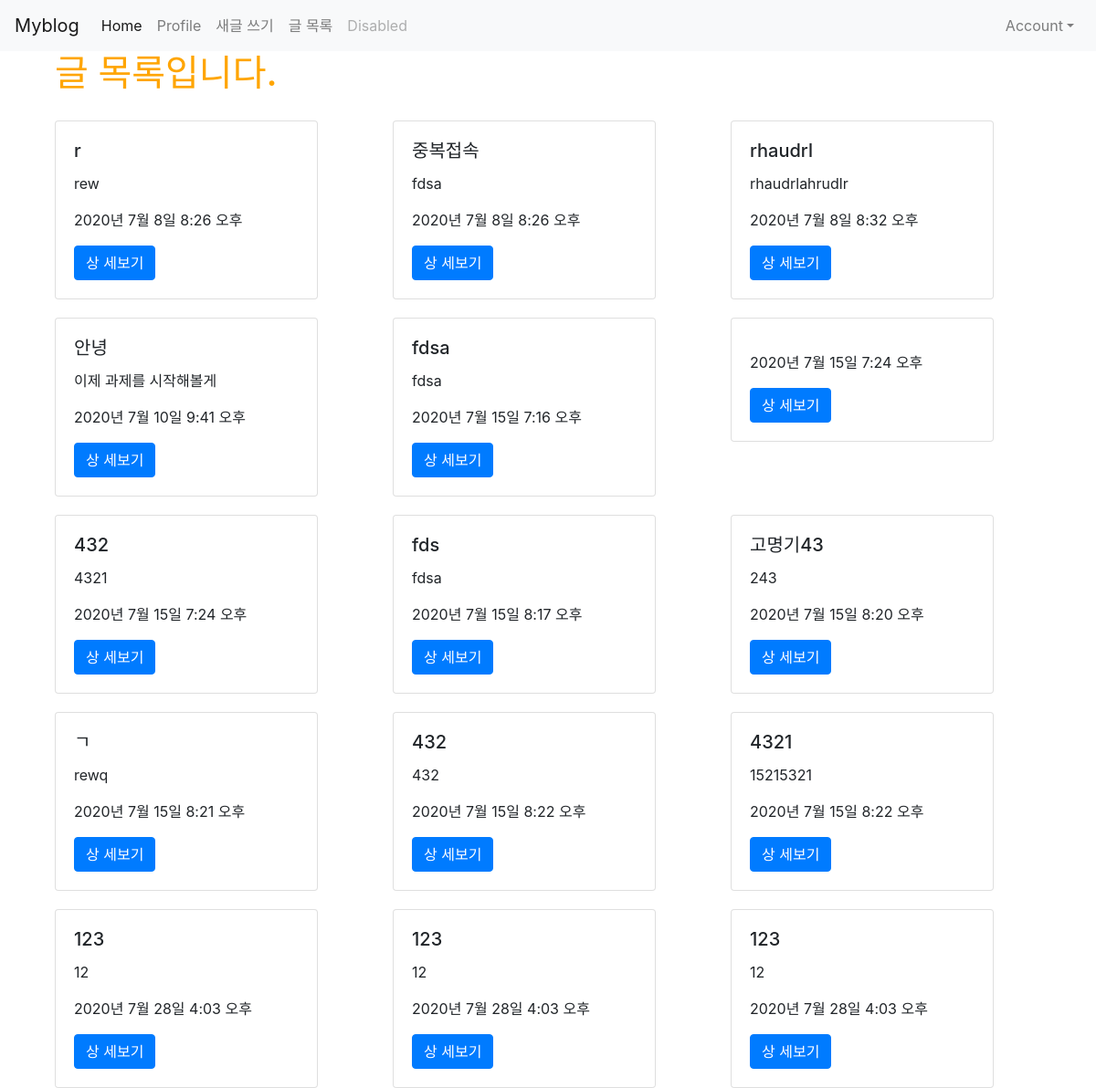
The app's page /posts/ (signed in) with its own data.
### posts/models.py (models this page shows)
class Post(models.Model):
    title = models.CharField(max_length=50, null=False)
    content = models.TextField()
    view_count = models.IntegerField(default = 0)
    created_at = models.DateTimeField(auto_now_add = True)
    updated_at = models.DateTimeField(auto_now = True)
    image = models.ImageField(upload_to='images/',null=True)
    user = models.ForeignKey(User, on_delete = models.CASCADE, null=True)

### posts/views.py (the view)
# urls.py: path('', views.main, name="main"),
def main(request):
    posts = Post.objects.all()
    return render(request, 'posts/main.html', {'posts': posts})

### posts/templates/posts/main.html
{% extends 'base.html' %}
{% load static %}
{% block content %}
    {% if user.is_authenticated %}
        <div class="container">
            <h1>글 목록입니다.</h1>
            <div class="row">
                {% for post in posts %}
                    <div class="col-md-4 col-12">
                        <div class="card" style="width: 18rem; margin-top: 20px;">
                            <div class="card-body">
                                <h5 class="card-title">{{ post.title }}</h5>
                                <p class="card-text">{{ post.content }}</p>
                                <p>{{ post.created_at }}</p>
                                <a href="{% url 'posts:show' post.pk %}" class="btn btn-primary">상
                                세보기</a>
                            </div>
                        </div>
                    </div>
                {% endfor %}
            </div>
        </div>
    {% else %}
        <h3> 로그인 후 이용이 가능합니다.</h3>
        <a href="{% url 'account_login' %}" class="btn btn-warning">로그인</a>
        <a href="{% url 'account_signup' %}" class="btn btn-warning">회원가입</a>
    {% endif %}
{% endblock %}

### myblog/static/css/project.css (style rules this page uses)
h1 { color: orange; }

### records on screen
Post: title "r", content "rew", created_at "2020년 7월 8일 8:26 오후"
Post: title "중복접속", content "fdsa", created_at "2020년 7월 8일 8:26 오후"
Post: title "rhaudrl", content "rhaudrlahrudlr", created_at "2020년 7월 8일 8:32 오후"
Post: title "안녕", content "이제 과제를 시작해볼게", created_at "2020년 7월 10일 9:41 오후"
Post: title "fdsa", content "fdsa", created_at "2020년 7월 15일 7:16 오후"
Post: created_at "2020년 7월 15일 7:24 오후"
Post: title "432", content "4321", created_at "2020년 7월 15일 7:24 오후"
Post: title "fds", content "fdsa", created_at "2020년 7월 15일 8:17 오후"
Post: title "고명기43", content "243", created_at "2020년 7월 15일 8:20 오후"
Post: title "ㄱ", content "rewq", created_at "2020년 7월 15일 8:21 오후"
Post: title "432", content "432", created_at "2020년 7월 15일 8:22 오후"
Post: title "4321", content "15215321", created_at "2020년 7월 15일 8:22 오후"
Post: title "123", content "12", created_at "2020년 7월 28일 4:03 오후"
Post: title "123", content "12", created_at "2020년 7월 28일 4:03 오후"
Post: title "123", content "12", created_at "2020년 7월 28일 4:03 오후"
